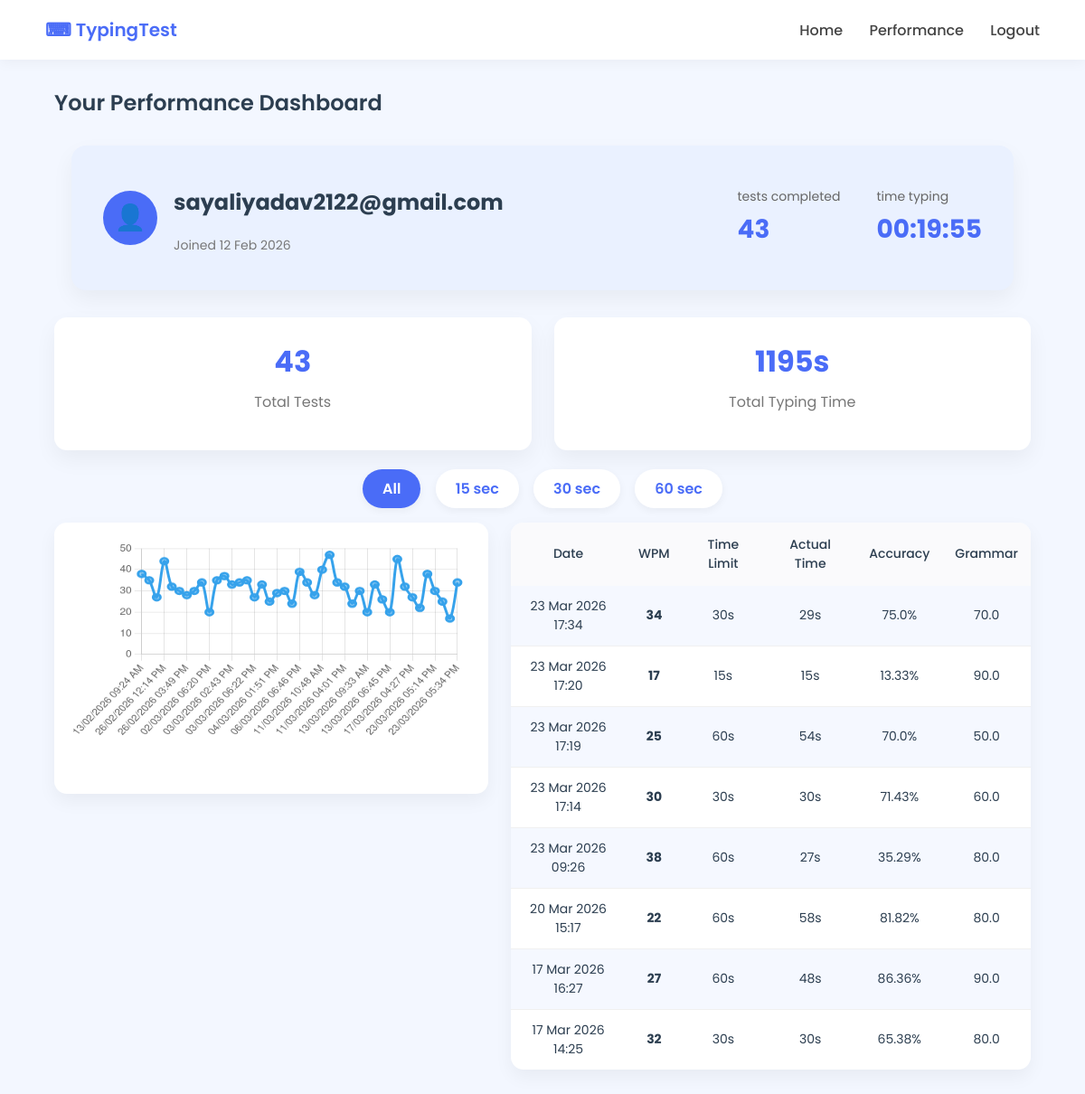
The app's page /performance/ (signed in) with its own data.
### typing_test/models.py (models this page shows, shortened)
class TypingResult(models.Model):
    user = models.ForeignKey(User, on_delete=models.CASCADE, null=True, blank=True)
    wpm = models.IntegerField()
    accuracy = models.FloatField()
    grammar_score = models.FloatField()
    test_time = models.IntegerField(default=60)
    time_limit = models.IntegerField(default=60)
    created_at = models.DateTimeField(auto_now_add=True)

### typing_test/views.py (the view)
# urls.py: path("performance/", views.performance, name="performance"),
@never_cache
@login_required
def performance(request):
    filter_time = request.GET.get("time", "all")
    results     = TypingResult.objects.filter(user=request.user).order_by("created_at")
    if filter_time != "all":
        results = results.filter(time_limit=int(filter_time))
    total_tests    = results.count()
    total_time     = results.aggregate(Sum("test_time"))["test_time__sum"] or 0
    recent_results = results.order_by("-created_at")[:8]
    graph_data     = results.order_by("created_at")
    graph_labels   = [timezone.localtime(r.created_at).strftime("%d/%m/%Y %I:%M %p") for r in graph_data]
    graph_wpm      = [r.wpm for r in graph_data]
    total_typing_seconds = TypingResult.objects.filter(user=request.user).aggregate(Sum("test_time"))["test_time__sum"] or 0
    hours       = total_typing_seconds // 3600
    minutes     = (total_typing_seconds % 3600) // 60
    seconds     = total_typing_seconds % 60
    time_typing = f"{hours:02}:{minutes:02}:{seconds:02}"
    return no_cache(render(request, "dashboard.html", {
        "results": recent_results, "total_tests": total_tests, "total_time": total_time,
        "selected_time": filter_time, "graph_labels": graph_labels, "graph_wpm": graph_wpm,
        "tests_completed": results.count(), "time_typing": time_typing,
    }))

### typing_test/views.py (called while the page is built)
def no_cache(response):
    response["Cache-Control"] = "no-store, no-cache, must-revalidate, max-age=0"
    response["Pragma"]        = "no-cache"
    response["Expires"]       = "0"
    return response

### typing_test/templates/dashboard.html (shortened to what this page needs)
{% load tz %}
<!DOCTYPE html>
<html lang="en">
<head>
</head>
<body>
<nav class="navbar">
    <a href="{% url 'home' %}" class="logo">⌨ TypingTest</a>
    <div class="nav-links">
        <a href="{% url 'home' %}">Home</a>
        <a href="{% url 'performance' %}">Performance</a>
        <a href="{% url 'logout' %}">Logout</a>
    </div>
</nav>
<div class="container">
    <div class="page-title">Your Performance Dashboard</div>
    <div class="profile-header">
        <div class="profile-left">
            <div class="avatar">👤</div>
            <div>
                <h2>{{ request.user.username }}</h2>
                <p class="joined">Joined {{ request.user.date_joined|date:"d M Y" }}</p>
            </div>
        </div>
        <div class="profile-stats">
            <div class="profile-box">
                <p>tests completed</p>
                <h3>{{ tests_completed }}</h3>
            </div>
            <div class="profile-box">
                <p>time typing</p>
                <h3>{{ time_typing }}</h3>
            </div>
        </div>
    </div>
    <div class="stats">
        <div class="stat-card">
            <h2>{{ total_tests }}</h2>
            <p>Total Tests</p>
        </div>
        <div class="stat-card">
            <h2>{{ total_time }}s</h2>
            <p>Total Typing Time</p>
        </div>
    </div>
    <div class="filters">
        <a href="{% url 'performance' %}" class="{% if selected_time == 'all' %}active-filter{% endif %}">All</a>
        <a href="?time=15"  class="{% if selected_time == '15' %}active-filter{% endif %}">15 sec</a>
        <a href="?time=30"  class="{% if selected_time == '30' %}active-filter{% endif %}">30 sec</a>
        <a href="?time=60"  class="{% if selected_time == '60' %}active-filter{% endif %}">60 sec</a>
    </div>
    <div class="performance-layout">
        <div class="graph-card">
            <canvas id="wpmChart"></canvas>
        </div>
        <div class="table-card">
            <table>
                <tr>
                    <th>Date</th>
                    <th>WPM</th>
                    <th>Time Limit</th>
                    <th>Actual Time</th>
                    <th>Accuracy</th>
                    <th>Grammar</th>
                </tr>
                {% for r in results %}
                <tr>
                    <td>{{ r.created_at|localtime|date:"d M Y H:i" }}</td>
                    <td><b>{{ r.wpm }}</b></td>
                    <td>{{ r.time_limit }}s</td>
                    <td>{{ r.test_time|floatformat:0 }}s</td>
                    <td>{{ r.accuracy }}%</td>
                    <td>{{ r.grammar_score }}</td>
                </tr>
                {% empty %}
                <tr>
                    <td colspan="6">No test history available</td>
                </tr>
                {% endfor %}
            </table>
        </div>
    </div>
</div>
<script>
    const labels = {{ graph_labels|safe }};
    const data   = {{ graph_wpm|safe }};
    new Chart(document.getElementById("wpmChart"), {
        type: "line",
        data: {
            labels: labels,
            datasets: [{
                label: "Net WPM",
                data: data,
                borderWidth: 3,
                tension: 0.35,
                pointRadius: 4
            }]
        },
        options: {
            responsive: true,
            maintainAspectRatio: false,
            plugins: { legend: { display: false } },
            scales: {
                y: { beginAtZero: true, ticks: { stepSize: 10 } }
            }
        }
    });
</script>
</body>
</html>

### typing_test/templates/dashboard.html (style rules this page uses)
body { margin: 0; font-family: 'Poppins', sans-serif; background: #f3f7ff; color: #2c3e50; }
.navbar { background: white; padding: 18px 50px; display: flex; justify-content: space-between; align-items: center; box-shadow: 0 2px 15px rgba(0,0,0,0.05); }
.logo { font-weight: 600; font-size: 20px; color: #4a6cf7; text-decoration: none; }
.nav-links a { margin-left: 25px; text-decoration: none; font-weight: 500; color: #444; }
.container { width: 90%; margin: auto; margin-top: 30px; }
.stats { display: flex; gap: 25px; margin-bottom: 30px; }
.stat-card { flex: 1; background: white; padding: 25px; border-radius: 14px; text-align: center; box-shadow: 0 10px 25px rgba(0,0,0,0.05); transition: 0.3s; }
.stat-card h2 { margin: 0; font-size: 32px; color: #4a6cf7; }
.stat-card p { margin-top: 8px; color: #777; }
.filters { text-align: center; margin-bottom: 25px; }
.filters a { text-decoration: none; padding: 10px 22px; margin: 6px; border-radius: 25px; background: white; color: #4a6cf7; font-weight: 600; box-shadow: 0 3px 10px rgba(0,0,0,0.05); transition: 0.25s; }
.active-filter { background: #4a6cf7 !important; color: white !important; }
.performance-layout { display: grid; grid-template-columns: 1fr 1.4fr; gap: 25px; align-items: stretch; margin-bottom: 30px; }
.graph-card { background: white; padding: 20px; border-radius: 14px; box-shadow: 0 8px 20px rgba(0,0,0,0.05); height: 260px; }
.graph-card canvas { height: 220px !important; }
.table-card { background: white; border-radius: 14px; overflow: hidden; box-shadow: 0 8px 20px rgba(0,0,0,0.05); height: 100%; display: flex; flex-direction: column; }
table { width: 100%; height: 100%; border-collapse: collapse; font-size: 14px; }
th { background: #fafafc; padding: 14px; font-weight: 500; text-align: center; }
td { padding: 12px; text-align: center; border-bottom: 1px solid #f0f0f0; }
tr:last-child td { border-bottom: none; }
tr:nth-child(even) { background: #f5f8ff; }
.page-title { font-size: 24px; font-weight: 600; margin-bottom: 20px; }
.profile-header { background: #eaf1ff; margin: 30px auto; width: 90%; border-radius: 16px; padding: 25px 35px; display: flex; justify-content: space-between; align-items: center; box-shadow: 0 10px 25px rgba(0,0,0,0.05); }
.profile-left { display: flex; align-items: center; gap: 18px; }
.avatar { width: 60px; height: 60px; border-radius: 50%; background: #4a6cf7; color: white; display: flex; align-items: center; justify-content: center; font-size: 28px; }
.joined { color: #777; font-size: 14px; }
.profile-stats { display: flex; gap: 40px; }
.profile-box p { margin: 0; color: #666; font-size: 14px; }
.profile-box h3 { margin: 5px 0 0; font-size: 28px; color: #4a6cf7; }

### records on screen
TypingResult: created_at "23 Mar 2026 17:34", wpm "34", time_limit "30", test_time "29", accuracy "75.0", grammar_score "70.0"
TypingResult: created_at "23 Mar 2026 17:20", wpm "17", time_limit "15", test_time "15", accuracy "13.33", grammar_score "90.0"
TypingResult: created_at "23 Mar 2026 17:19", wpm "25", time_limit "60", test_time "54", accuracy "70.0", grammar_score "50.0"
TypingResult: created_at "23 Mar 2026 17:14", wpm "30", time_limit "30", test_time "30", accuracy "71.43", grammar_score "60.0"
TypingResult: created_at "23 Mar 2026 09:26", wpm "38", time_limit "60", test_time "27", accuracy "35.29", grammar_score "80.0"
TypingResult: created_at "20 Mar 2026 15:17", wpm "22", time_limit "60", test_time "58", accuracy "81.82", grammar_score "80.0"
TypingResult: created_at "17 Mar 2026 16:27", wpm "27", time_limit "60", test_time "48", accuracy "86.36", grammar_score "90.0"
TypingResult: created_at "17 Mar 2026 14:25", wpm "32", time_limit "30", test_time "30", accuracy "65.38", grammar_score "80.0"

### other values on screen
{{ request.user.username }} "sayaliyadav2122@gmail.com"
{{ request.user.date_joined|date:"d M Y" }} "12 Feb 2026"
{{ tests_completed }} "43"
{{ time_typing }} "00:19:55"
{{ total_tests }} "43"
{{ total_time }} "1195"
chart data {{ graph_wpm|safe }} [38, 35, 27, 44, 32, 30, 28, 30, 34, 20, 35, 37, 33, 34, 35, 27, 33, 25, 29, 30, 24, 39, 34, 28, 40, 47, 34, 32, 24, 30, 20, 33, 26, 20, 45, 32, 27, 22, 38, 30, 25, 17, 34]
